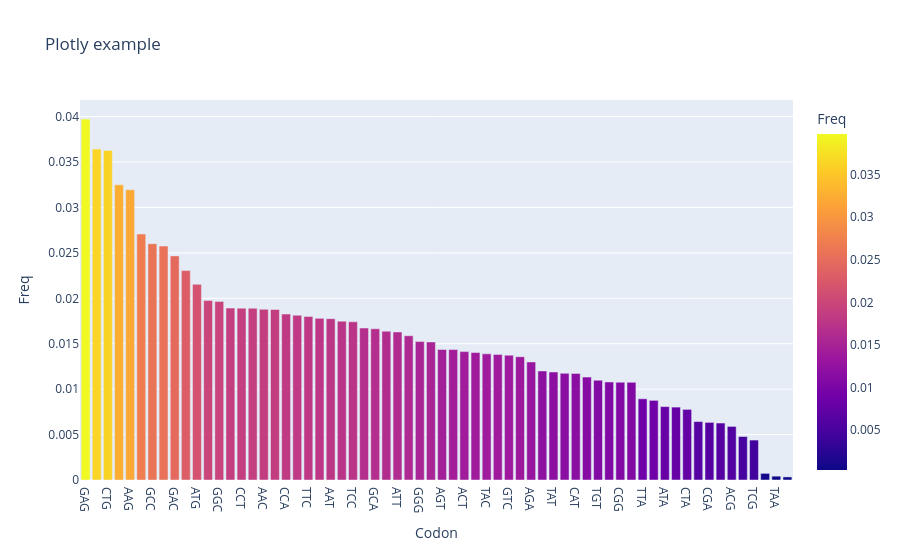

This figure's notebook cell:
### Markdown cell above
[Plotly](https://plotly.com/python/)

### Code cell
import plotly.express as px

fig = px.bar(codon_df, x="Codon", y="Freq", color="Freq", title="Plotly example")
fig.show()

### Figure 1 — Plotly figure (JSON) as saved in the notebook; plotly's stock layout.template omitted (floating-point values rounded to 4 significant figures)
{"data": [{"hovertemplate": "Codon=%{x}<br>Freq=%{marker.color}<extra></extra>", "legendgroup": "", "marker": {"color": [0.03974, 0.03643, 0.03628, 0.0325, 0.03194, 0.02708, 0.02601, 0.02575, 0.02467, 0.02305, 0.02154, 0.01975, 0.01966, 0.01893, 0.01892, 0.0189, 0.01879, 0.01877, 0.01827, 0.01813, 0.01801, 0.01779, 0.01776, 0.01748, 0.01741, 0.01673, 0.01665, 0.01638, 0.0163, 0.01588, 0.01523, 0.0152, 0.01437, 0.01436, 0.01413, 0.01403, 0.01389, 0.01383, 0.01374, 0.01357, 0.01299, 0.012, 0.01189, 0.01174, 0.01173, 0.01133, 0.01098, 0.01079, 0.01076, 0.01075, 0.008937, 0.008766, 0.00808, 0.008026, 0.007773, 0.006433, 0.006342, 0.006271, 0.005899, 0.004786, 0.004397, 0.0007287, 0.0004217, 0.000339], "coloraxis": "coloraxis", "pattern": {"shape": ""}}, "name": "", "orientation": "v", "showlegend": false, "textposition": "auto", "type": "bar", "x": ["GAG", "CAG", "CTG", "GAA", "AAG", "AAA", "GCC", "GTG", "GAC", "GAT", "ATG", "AGC", "GGC", "CCC", "CCT", "GCT", "AAC", "ATC", "CCA", "CTC", "TTC", "ACC", "AAT", "TTT", "TCC", "TCT", "GCA", "GGA", "ATT", "ACA", "GGG", "CAC", "AGT", "CTT", "ACT", "TCA", "TAC", "TTG", "GTC", "CAA", "AGA", "AGG", "TAT", "GTT", "CAT", "TGG", "TGT", "TGC", "CGG", "GGT", "TTA", "CGC", "ATA", "GTA", "CTA", "CCG", "CGA", "GCG", "ACG", "CGT", "TCG", "TGA", "TAA", "TAG"], "xaxis": "x", "y": [0.03974, 0.03643, 0.03628, 0.0325, 0.03194, 0.02708, 0.02601, 0.02575, 0.02467, 0.02305, 0.02154, 0.01975, 0.01966, 0.01893, 0.01892, 0.0189, 0.01879, 0.01877, 0.01827, 0.01813, 0.01801, 0.01779, 0.01776, 0.01748, 0.01741, 0.01673, 0.01665, 0.01638, 0.0163, 0.01588, 0.01523, 0.0152, 0.01437, 0.01436, 0.01413, 0.01403, 0.01389, 0.01383, 0.01374, 0.01357, 0.01299, 0.012, 0.01189, 0.01174, 0.01173, 0.01133, 0.01098, 0.01079, 0.01076, 0.01075, 0.008937, 0.008766, 0.00808, 0.008026, 0.007773, 0.006433, 0.006342, 0.006271, 0.005899, 0.004786, 0.004397, 0.0007287, 0.0004217, 0.000339], "yaxis": "y"}], "layout": {"barmode": "relative", "coloraxis": {"colorbar": {"title": {"text": "Freq"}}, "colorscale": [[0, "#0d0887"], [0.1111, "#46039f"], [0.2222, "#7201a8"], [0.3333, "#9c179e"], [0.4444, "#bd3786"], [0.5556, "#d8576b"], [0.6667, "#ed7953"], [0.7778, "#fb9f3a"], [0.8889, "#fdca26"], [1, "#f0f921"]]}, "legend": {"tracegroupgap": 0}, "title": {"text": "Plotly example"}, "xaxis": {"anchor": "y", "domain": [0, 1], "title": {"text": "Codon"}}, "yaxis": {"anchor": "x", "domain": [0, 1], "title": {"text": "Freq"}}}}
